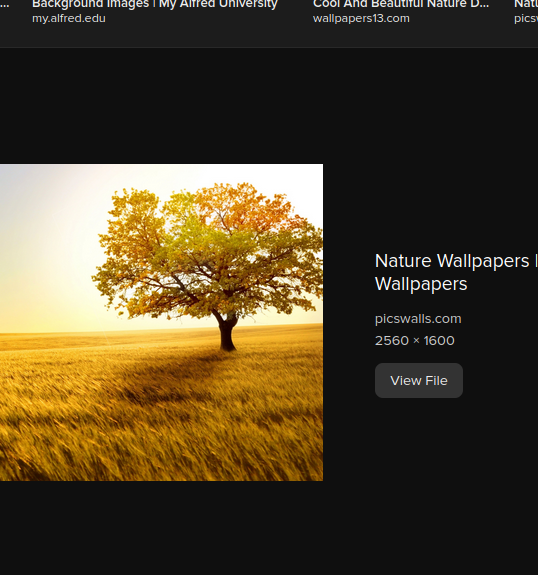
#> input picture recruitment2023Task2/ddd.png, 538 x 575 px
$ python qn7.py
#> lines starting #> are read from the running program, lines starting #| are printed output that depends on the picture; after the words box and inside, x2 and y2 are one past the last pixel; in counts of white or black regions, pixels touching at a corner belong together
import matplotlib.image as mpimg
import matplotlib.pyplot as plt
import numpy
import math

img = "ddd.png"

# RGB(3 streams) matrix representation of the image
image = mpimg.imread(img)
#> image is the input picture: shape (575, 538, 4) float32; mean R, G, B, A 0.304, 0.254, 0.16, 1
print(image)
#> (printed output is left out)

"""

Write the script wrt the given instruction here.

Define a threshold or a limit, (for example (160,160,160)) and if the RGB values of a pixel at a certain position in your chosen image is all greater than the threshold, then consider it to be typeA, else typeB. Print the percentage of typeA and typeB pixels in your chosen image.

"""

threshold = 0.25
height, width, _ = image.shape
#> height = 575; width = 538
bw_image = numpy.zeros((height, width))
for i in range(height):
    for j in range(width):
        brightness = (
            0.21 * image[i, j, 0] + 0.72 * image[i, j, 1] + 0.07 * image[i, j, 2]
        ) / 3
        print("Brightness: ", brightness)
        print("Threshold: ", threshold)
        if brightness > threshold:
            bw_image[i, j] = 0
        else:
            bw_image[i, j] = 1
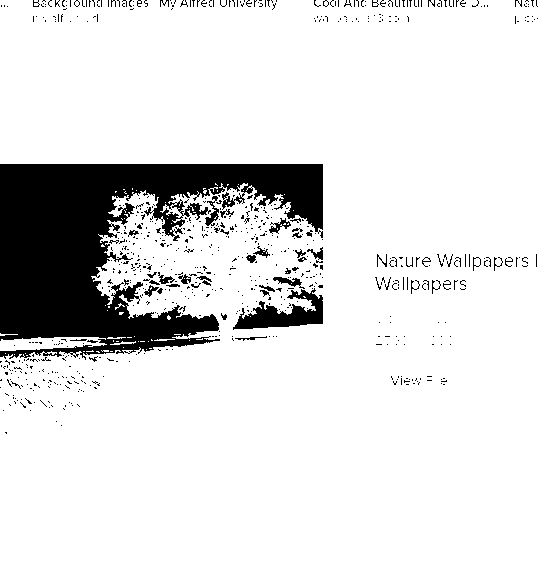
#> bw_image: shape (575, 538) float64; values 0 (black) and 1 (white), 87.6% white; 748 black regions (697 under 20 px), largest, box (x1, y1, x2, y2) and area: (0, 164, 323, 360) 32021, (233, 288, 323, 330) 1746, (205, 196, 219, 226) 169


imgplot = plt.imshow(bw_image, cmap="Greys_r")

plt.show()
